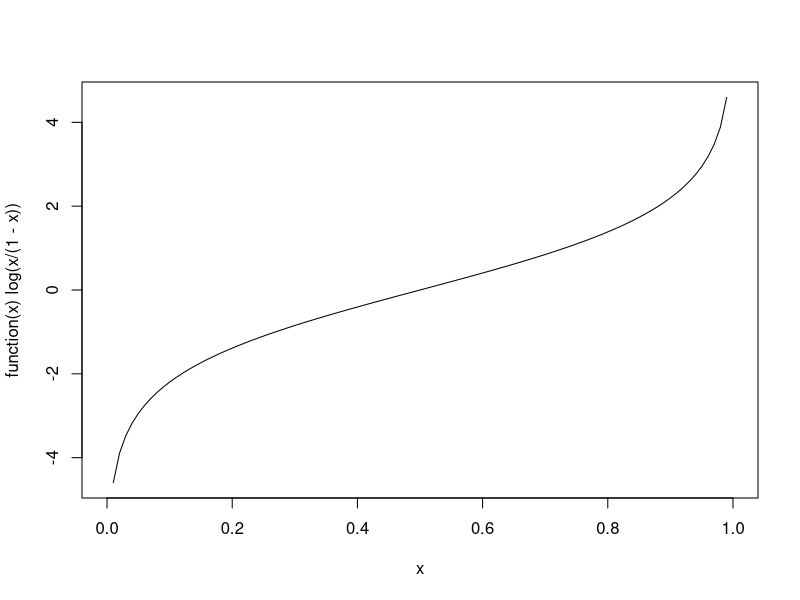
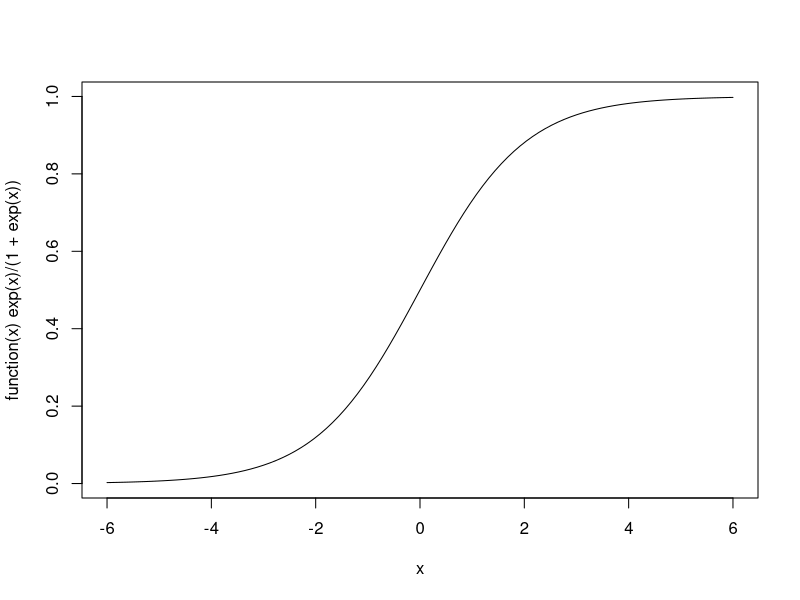
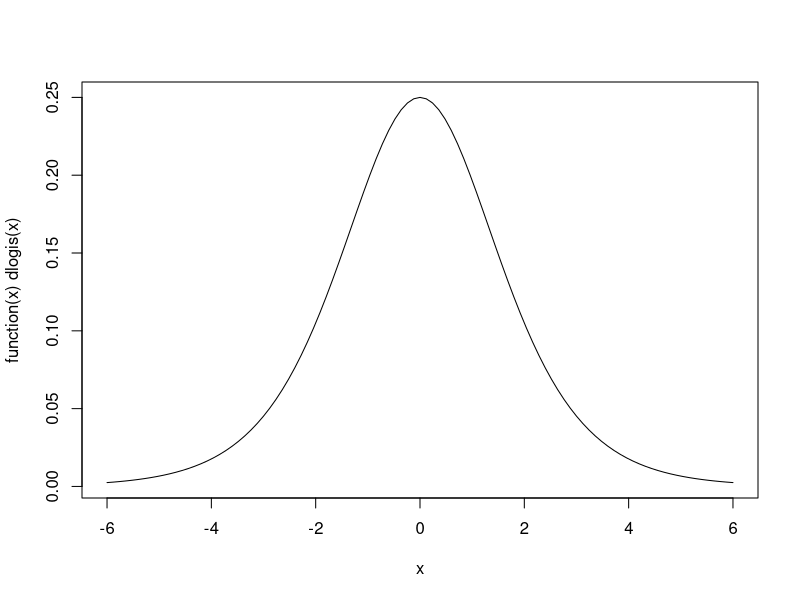

R code for these plots, in order:
## ---- chunk 1
#| fig-cap: Logit/logistic function

# identical: plot(function(x) qlogis(x))
plot(function(x) log(x/(1-x)))
## ---- chunk 2
#| fig-cap: Distribution of the logistic function (invers logistic) 
# identica: plot(function(x) plogis(x), -6,6)
plot(function(x) exp(x)/(1 + exp(x)), from = -6, to = 6)
## ---- chunk 3
#| include: false
#| fig-cap: Logit/logistic density function
plot(function(x) dlogis(x), -6,6)
